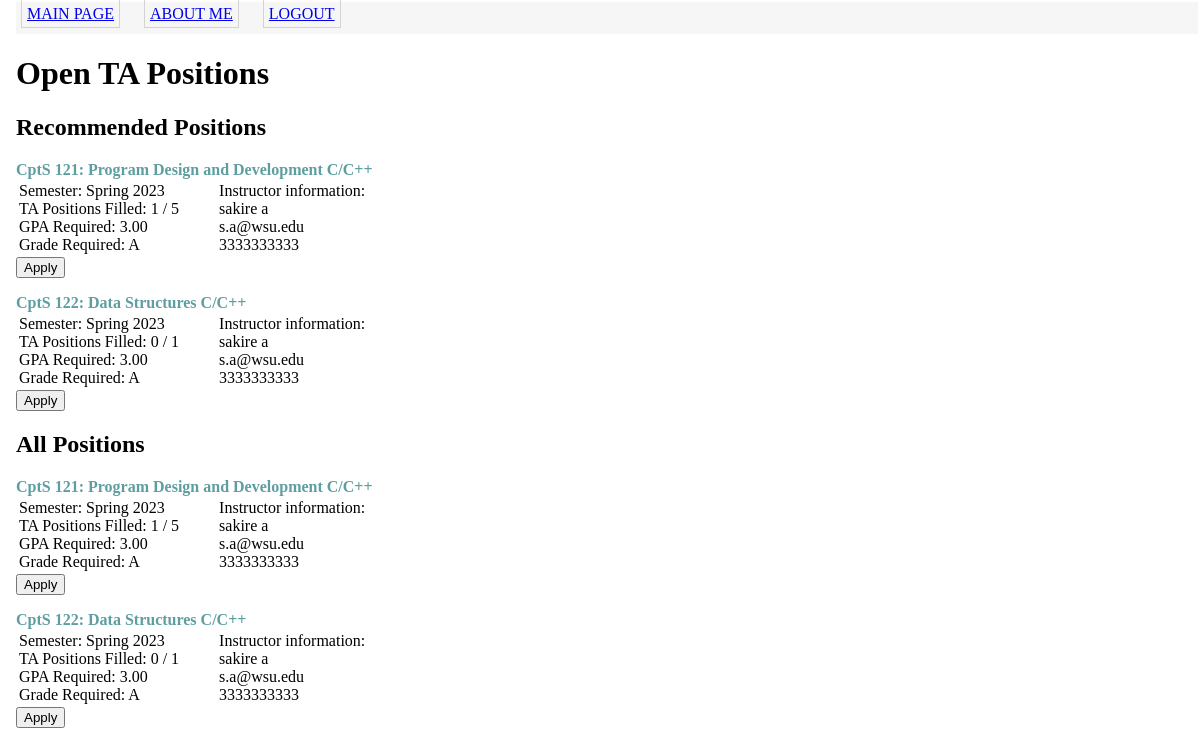
Page /index_student (signed in) on the committed database.
### app/Model/models.py (models this page shows, shortened)
class Taposition(db.Model):
    id = db.Column(db.Integer(), primary_key=True)
    semester = db.Column(db.String(64))
    year = db.Column(db.String(4))
    minGPA = db.Column(db.DECIMAL(3,2))
    minGrade = db.Column(db.String(2))
    TAExperience = db.Column(db.Boolean)
    ta_needed = db.Column(db.Integer())
    ta_filled = db.Column(db.Integer())
    faculty_id = db.Column(db.Integer(), db.ForeignKey('faculty.id'))
    course_id = db.Column(db.Integer(), db.ForeignKey('course.id'))
    _positionapplication = db.relationship('Application')

class Course(db.Model):
    id = db.Column(db.Integer(), primary_key = True)
    course_num = db.Column(db.String(3))
    course_prefix = db.Column(db.String(10))
    title = db.Column(db.String(200))
    _positions = db.relationship('Taposition')
    _students = db.relationship('Coursestaken', back_populates='courses')

class User(db.Model, UserMixin) :
    __tablename__= "user"
    id = db.Column(db.Integer, primary_key=True)
    username = db.Column(db.String(64), unique=True)
    password_hash = db.Column(db.String(128))
    first_name = db.Column(db.String(64))
    last_name = db.Column(db.String(64))
    wsu_id = db.Column(db.Integer, unique=True)
    email = db.Column(db.String(120), unique=True)
    phone = db.Column(db.String(64))
    user_type = db.Column(db.String(64))
    __mapper_args__ = {
        'polymorphic_identity': 'User',
        'polymorphic_on': 'user_type'
    }

class Faculty(User):
    __tablename__= 'faculty'
    id = db.Column(db.ForeignKey("user.id"), primary_key=True)
    _positions = db.relationship('Taposition', backref = 'writer', lazy = 'dynamic')
    __mapper_args__ = {
        'polymorphic_identity': 'Faculty'
    }

class User(db.Model, UserMixin) :
    __tablename__= "user"
    id = db.Column(db.Integer, primary_key=True)
    username = db.Column(db.String(64), unique=True)
    password_hash = db.Column(db.String(128))
    first_name = db.Column(db.String(64))
    last_name = db.Column(db.String(64))
    wsu_id = db.Column(db.Integer, unique=True)
    email = db.Column(db.String(120), unique=True)
    phone = db.Column(db.String(64))
    user_type = db.Column(db.String(64))
    __mapper_args__ = {
        'polymorphic_identity': 'User',
        'polymorphic_on': 'user_type'
    }

### app/Controller/routes.py (the view)
@bp_routes.route('/', methods=['GET'])
@bp_routes.route('/index_student', methods=['GET'])
@login_required
def index_student():
    if current_user.user_type == 'Student':
        alltapositions = Taposition.query.all()
        positions = Taposition.query.filter(Taposition.minGPA <= current_user.gpa).all()
        all_positions = []
        for position in positions:
            course = Course.query.filter_by(id=position.course_id).first()
            if course.course_prefix == current_user.major:
                all_positions.append(position)
        recommended_positions = {}
        index = 0
        for position in all_positions:
            if index < 3:
                recommended_positions[position] = Course.query.filter_by(id = position.course_id).first()
                index = index + 1
        taposition_course = {}
        for ta in alltapositions:
            taposition_course[ta] = Course.query.filter_by(id = ta.course_id).first()
        instructors = Faculty.query.all()
        return render_template('index_student.html', title="Home", tapositions = alltapositions,
            data = taposition_course, recommended = recommended_positions, profs = instructors)
    else:
        return redirect(url_for('routes.index_faculty'))

### app/Model/models.py (called while the page is built)
@login.user_loader
def load_user(id):
    return User.query.get(int(id))

### app/View/templates/index_student.html
{% extends "base.html" %}
{% block content %}
<h1>Open TA Positions</h1>
<h2>Recommended Positions</h2>
{%for d in recommended.items()%}
    <div class=" ">
        {% include 'student_taposition.html'%}
    </div>
{%endfor%}
<h2>All Positions</h2>
{%for d in data.items()%}
    <div class=" ">
        {% include 'student_taposition.html'%}
    </div>
{%endfor%}
{% endblock %}

### app/View/templates/base.html (shortened to what this page needs)
<html>
    <head>
        <link rel="stylesheet" href="{{ url_for('static', filename='main.css') }}">
    </head>
    <body>
    <div class ="nav-container">
        <table>
            <tr>
                {% if current_user.is_anonymous %}
                <td><a href="{{url_for('auth.login')}}" class = "button"> Login </a></td>
                {%else %}
                    {% if current_user.user_type == 'Student' %}
                    <td><a href="{{ url_for('routes.index_student') }}" class = "button">Main Page</a>&emsp;</td>
                    <td><a href="{{ url_for('routes.aboutme_student' ) }}" class = "button">About Me</a>&emsp;</td>
                    {%else%}
                    <td><a href="{{ url_for('routes.index_faculty') }}" class = "button">Main Page</a></td>
                    <td><a href="{{ url_for('routes.create_taposition') }}" class = "button">Create TA Position</a></td>
                    {%endif %}
                    <td><a href="{{url_for('auth.logout')}}" class = "button"> Logout </a></td>
                {% endif %}
            </tr>
        </table>
    </div>
    <div>
        {% block content %} {% endblock %}
    </div>
    </body>
</html>

### app/View/templates/student_taposition.html
<head>
    <classtitle>{{d[1].course_prefix}} {{d[1].course_num}}: {{d[1].title}} </classtitle>
    <table>
        <tr><td>Semester: {{d[0].semester}} {{d[0].year}} <br>
            TA Positions Filled: {{d[0].ta_filled}} / {{d[0].ta_needed}} &emsp;&emsp;<br>
            GPA Required:
            {{d[0].minGPA}} <br>
            Grade Required:
            {{d[0].minGrade}} <br>
            </td>
            <td>Instructor information: <br>
                {% for prof in profs %}
                {% if prof.id == d[0].faculty_id %}
                {{prof.first_name}} {{prof.last_name}} <br>
                {{prof.email}} <br>
                {{prof.phone}}
                {% endif %}
                {% endfor %}</td>
        </tr>
    </table>
    <form>
        <button type="submit" formaction="{{url_for('routes.create_application', positionid = d[0].id)}}" method="post">Apply</button>
    </form>
</head>

### app/View/static/main.css (style rules this page uses)
body { margin: 1px 1px 1px 15px; padding: 1px; font-family: Tahoma; text-align: left; }
.nav-container { background:#f6f6f6; font-family: Tahoma; font-size: 12px; height: 32px; text-transform: uppercase; }
.button { text-align: center; font-size: 16px; margin : 2px; padding : 5px; border: 1px solid lightgray; }
classtitle { font-weight: bold; color: cadetblue; }

### rows in the picture
Taposition: course_prefix "CptS", course_num "121", title "Program Design and Development C/C++", semester "Spring", year "2023", ta_filled "1", ta_needed "5", minGPA "3.00", minGrade "A"
Faculty: first_name "sakire", last_name "a", email "s.a@wsu.edu", phone "3333333333"
Taposition: course_prefix "CptS", course_num "122", title "Data Structures C/C++", semester "Spring", year "2023", ta_filled "0", ta_needed "1", minGPA "3.00", minGrade "A"
